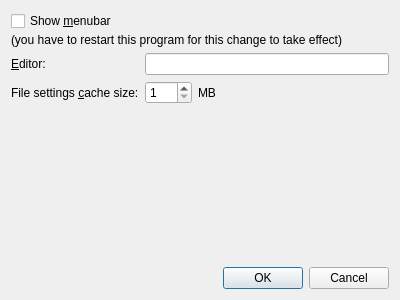
<?xml version="1.0" encoding="UTF-8"?>
<ui version="4.0">
 <class>ConfigDialog</class>
 <widget class="QDialog" name="ConfigDialog">
  <property name="geometry">
   <rect>
    <x>0</x>
    <y>0</y>
    <width>400</width>
    <height>300</height>
   </rect>
  </property>
  <layout class="QVBoxLayout" name="verticalLayout_2">
   <item>
    <layout class="QVBoxLayout" name="verticalLayout">
     <property name="spacing">
      <number>2</number>
     </property>
     <item>
      <widget class="QCheckBox" name="showMenuBarCheckBox">
       <property name="text">
        <string>Show &amp;menubar</string>
       </property>
      </widget>
     </item>
     <item>
      <widget class="QLabel" name="showMenuBarLabel">
       <property name="text">
        <string>(you have to restart this program for this change to take effect)</string>
       </property>
      </widget>
     </item>
    </layout>
   </item>
   <item>
    <layout class="QFormLayout" name="formLayout">
     <property name="fieldGrowthPolicy">
      <enum>QFormLayout::ExpandingFieldsGrow</enum>
     </property>
     <item row="0" column="0">
      <widget class="QLabel" name="editorLabel">
       <property name="text">
        <string>&amp;Editor:</string>
       </property>
       <property name="buddy">
        <cstring>editorLineEdit</cstring>
       </property>
      </widget>
     </item>
     <item row="0" column="1">
      <widget class="LineEdit" name="editorLineEdit"/>
     </item>
     <item row="1" column="1">
      <layout class="QHBoxLayout" name="cacheSizeHorizontalLayout">
       <item>
        <widget class="QSpinBox" name="cacheSizeSpinBox">
         <property name="minimum">
          <number>1</number>
         </property>
         <property name="maximum">
          <number>500</number>
         </property>
        </widget>
       </item>
       <item>
        <widget class="QLabel" name="cacheSizeUnitLabel">
         <property name="text">
          <string>MB</string>
         </property>
        </widget>
       </item>
      </layout>
     </item>
     <item row="1" column="0">
      <widget class="QLabel" name="cacheSizeLabel">
       <property name="text">
        <string>File settings &amp;cache size:</string>
       </property>
       <property name="buddy">
        <cstring>cacheSizeSpinBox</cstring>
       </property>
      </widget>
     </item>
    </layout>
   </item>
   <item>
    <spacer name="verticalSpacer">
     <property name="orientation">
      <enum>Qt::Vertical</enum>
     </property>
     <property name="sizeHint" stdset="0">
      <size>
       <width>20</width>
       <height>140</height>
      </size>
     </property>
    </spacer>
   </item>
   <item>
    <widget class="QDialogButtonBox" name="buttonBox">
     <property name="orientation">
      <enum>Qt::Horizontal</enum>
     </property>
     <property name="standardButtons">
      <set>QDialogButtonBox::Cancel|QDialogButtonBox::Ok</set>
     </property>
    </widget>
   </item>
  </layout>
 </widget>
 <customwidgets>
  <customwidget>
   <class>LineEdit</class>
   <extends>QLineEdit</extends>
   <header>utils/lineedit.h</header>
  </customwidget>
 </customwidgets>
 <resources/>
 <connections>
  <connection>
   <sender>buttonBox</sender>
   <signal>accepted()</signal>
   <receiver>ConfigDialog</receiver>
   <slot>accept()</slot>
   <hints>
    <hint type="sourcelabel">
     <x>248</x>
     <y>254</y>
    </hint>
    <hint type="destinationlabel">
     <x>157</x>
     <y>274</y>
    </hint>
   </hints>
  </connection>
  <connection>
   <sender>buttonBox</sender>
   <signal>rejected()</signal>
   <receiver>ConfigDialog</receiver>
   <slot>reject()</slot>
   <hints>
    <hint type="sourcelabel">
     <x>316</x>
     <y>260</y>
    </hint>
    <hint type="destinationlabel">
     <x>286</x>
     <y>274</y>
    </hint>
   </hints>
  </connection>
 </connections>
</ui>
